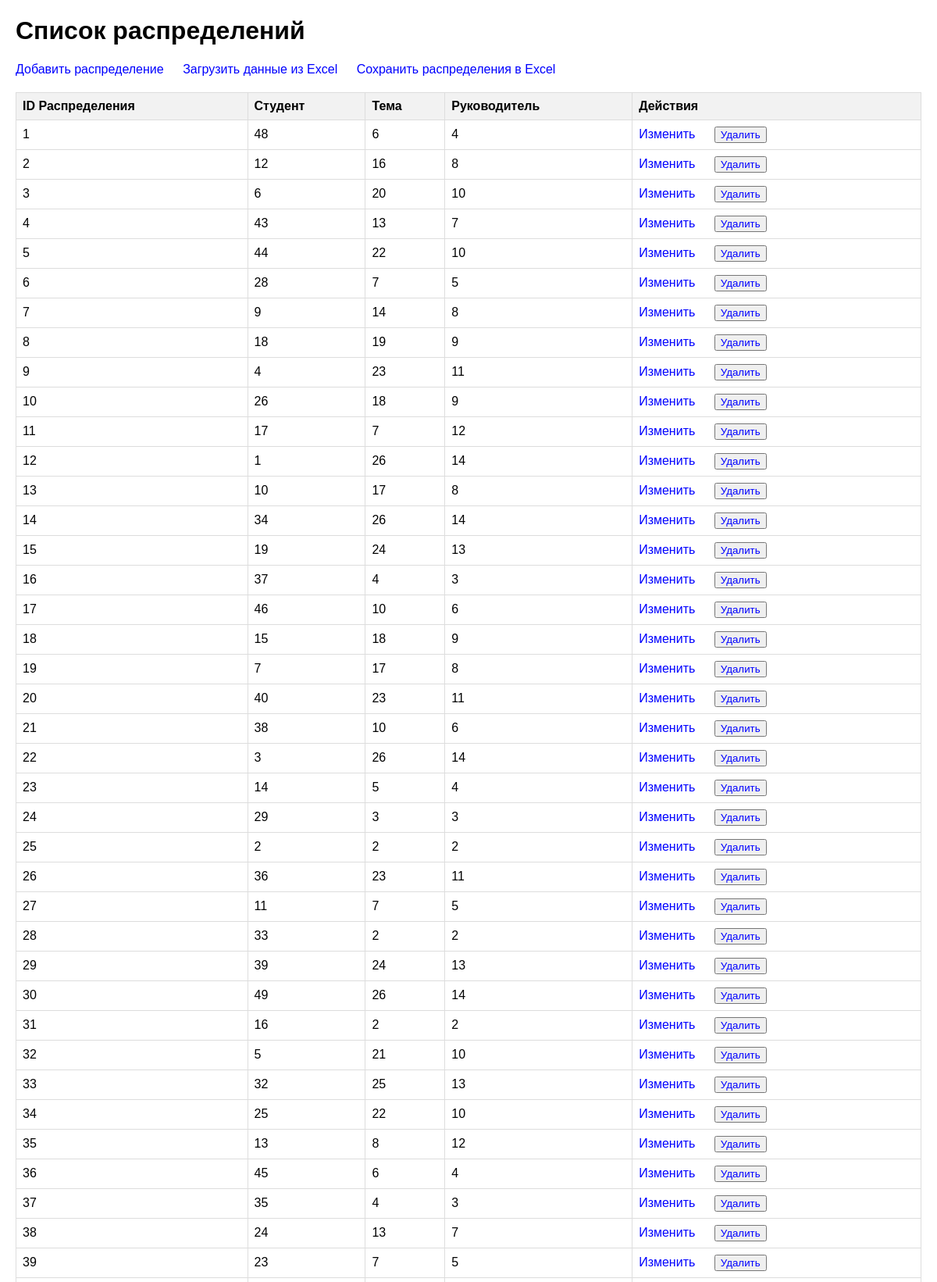
The page / (upper part) on the database its author committed.
### models.py (models this page shows)
class Distribution(Base):
    __tablename__ = 'distributions'
    distribution_id = Column(Integer, primary_key=True)
    student_id = Column(Integer, ForeignKey('students.student_id'), nullable=False)
    theme_id = Column(Integer, ForeignKey('themes.theme_id'), nullable=False)
    adviser_id = Column(Integer, ForeignKey('advisers.adviser_id'), nullable=False)
    interest_level = Column(Integer)
    student = relationship("Student", back_populates="distributions")
    theme = relationship("Theme", back_populates="distributions")
    adviser = relationship("Adviser", back_populates="distributions")

### app.py (the view)
@app.route('/')
def index():
    distributions = distribution_repository.get_all(Distribution)
    return render_template('index.html', distributions=distributions)

### repositories.py (called while the page is built)
    def get_all(self, model):
        with self.Session() as session:
            return session.query(model).all()

### templates/index.html (shortened to what this page needs)
<!DOCTYPE html>
<html lang="en">
<head>
</head>
<body>
    <h1>Список распределений</h1>
    <a href="{{ url_for('add_distribution') }}">Добавить распределение</a>
    <a href="{{ url_for('upload') }}">Загрузить данные из Excel</a>
    <a href="{{ url_for('save') }}"> Сохранить распределения в Excel</a>
    <table>
        <tr>
            <th>ID Распределения</th>
            <th>Студент</th>
            <th>Тема</th>
            <th>Руководитель</th>
            <th>Действия</th>
        </tr>
        {% for distribution in distributions %}
        <tr>
            <td>{{ distribution.distribution_id }}</td>
            <td>{{ distribution.student_id }}</td>
            <td>{{ distribution.theme_id }}</td>
            <td>{{ distribution.adviser_id }}</td>
            <td>
                <a href="{{ url_for('update_distribution', distribution_id=distribution.distribution_id) }}">Изменить</a>
                <button onclick="showDeleteConfirmation({{ distribution.distribution_id }}, '{{ distribution.student_id }}', '{{ distribution.theme_id }}', '{{ distribution.adviser_id }}')">Удалить</button>
            </td>
        </tr>
        {% endfor %}
    </table>
</body>
</html>

### templates/index.html (style rules this page uses)
body { font-family: Arial, sans-serif; margin: 20px; }
table { width: 100%; border-collapse: collapse; margin-top: 20px; }
th, td { border: 1px solid #ddd; padding: 8px; text-align: left; }
th { background-color: #f2f2f2; }
a, button { margin-right: 20px; text-decoration: none; color: blue; }

### rows shown on the page
Distribution: distribution_id "1", student_id "48", theme_id "6", adviser_id "4"
Distribution: distribution_id "2", student_id "12", theme_id "16", adviser_id "8"
Distribution: distribution_id "3", student_id "6", theme_id "20", adviser_id "10"
Distribution: distribution_id "4", student_id "43", theme_id "13", adviser_id "7"
Distribution: distribution_id "5", student_id "44", theme_id "22", adviser_id "10"
Distribution: distribution_id "6", student_id "28", theme_id "7", adviser_id "5"
Distribution: distribution_id "7", student_id "9", theme_id "14", adviser_id "8"
Distribution: distribution_id "8", student_id "18", theme_id "19", adviser_id "9"
Distribution: distribution_id "9", student_id "4", theme_id "23", adviser_id "11"
Distribution: distribution_id "10", student_id "26", theme_id "18", adviser_id "9"
Distribution: distribution_id "11", student_id "17", theme_id "7", adviser_id "12"
Distribution: distribution_id "12", student_id "1", theme_id "26", adviser_id "14"
Distribution: distribution_id "13", student_id "10", theme_id "17", adviser_id "8"
Distribution: distribution_id "14", student_id "34", theme_id "26", adviser_id "14"
Distribution: distribution_id "15", student_id "19", theme_id "24", adviser_id "13"
Distribution: distribution_id "16", student_id "37", theme_id "4", adviser_id "3"
Distribution: distribution_id "17", student_id "46", theme_id "10", adviser_id "6"
Distribution: distribution_id "18", student_id "15", theme_id "18", adviser_id "9"
Distribution: distribution_id "19", student_id "7", theme_id "17", adviser_id "8"
Distribution: distribution_id "20", student_id "40", theme_id "23", adviser_id "11"
Distribution: distribution_id "21", student_id "38", theme_id "10", adviser_id "6"
Distribution: distribution_id "22", student_id "3", theme_id "26", adviser_id "14"
Distribution: distribution_id "23", student_id "14", theme_id "5", adviser_id "4"
Distribution: distribution_id "24", student_id "29", theme_id "3", adviser_id "3"
Distribution: distribution_id "25", student_id "2", theme_id "2", adviser_id "2"
Distribution: distribution_id "26", student_id "36", theme_id "23", adviser_id "11"
Distribution: distribution_id "27", student_id "11", theme_id "7", adviser_id "5"
Distribution: distribution_id "28", student_id "33", theme_id "2", adviser_id "2"
Distribution: distribution_id "29", student_id "39", theme_id "24", adviser_id "13"
Distribution: distribution_id "30", student_id "49", theme_id "26", adviser_id "14"
Distribution: distribution_id "31", student_id "16", theme_id "2", adviser_id "2"
Distribution: distribution_id "32", student_id "5", theme_id "21", adviser_id "10"
Distribution: distribution_id "33", student_id "32", theme_id "25", adviser_id "13"
Distribution: distribution_id "34", student_id "25", theme_id "22", adviser_id "10"
Distribution: distribution_id "35", student_id "13", theme_id "8", adviser_id "12"
Distribution: distribution_id "36", student_id "45", theme_id "6", adviser_id "4"
Distribution: distribution_id "37", student_id "35", theme_id "4", adviser_id "3"
Distribution: distribution_id "38", student_id "24", theme_id "13", adviser_id "7"
Distribution: distribution_id "39", student_id "23", theme_id "7", adviser_id "5"
